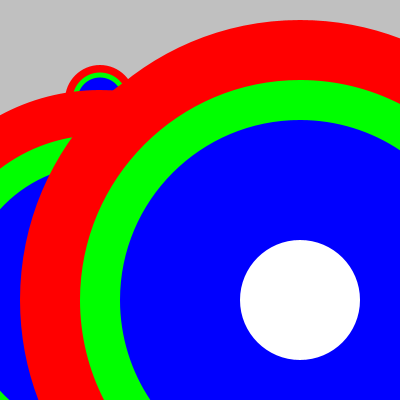
Frame 1 (no input)
Frame 60 (the mouse pressed at the canvas centre just before this capture): identical to frame 1, image omitted
Frame 120 (the mouse held since frame 60 and released just before this capture): identical to frame 1, image omitted

The Processing sketch that drew this single still picture (run headless with seeded random() and noise(); from frame 60 on, the mouse is pressed at the canvas centre):

// Processing sketch: Composite_shape_function_manipulation
// ── Composite_shape_function_manipulation.pde


void setup()
{
  size(400, 400);
}

void draw()
{
  background(192);
  roundelDraw(100, 100,0.5);
  roundelDraw(300,100,1);
  roundelDraw(200,200,2);
  roundelDraw(100,300,3);
  roundelDraw(300,300,4);
}

void roundelDraw(float x, float y, float scale)
{
  noStroke();
  fill(255, 0, 0);
  circle(x, y, 140*scale);
  fill(0, 255, 0);
  circle(x, y, 110*scale);
  fill(0, 0, 255);
  circle(x, y, 90*scale);
  fill(255);
  circle(x, y, 30*scale);
}
